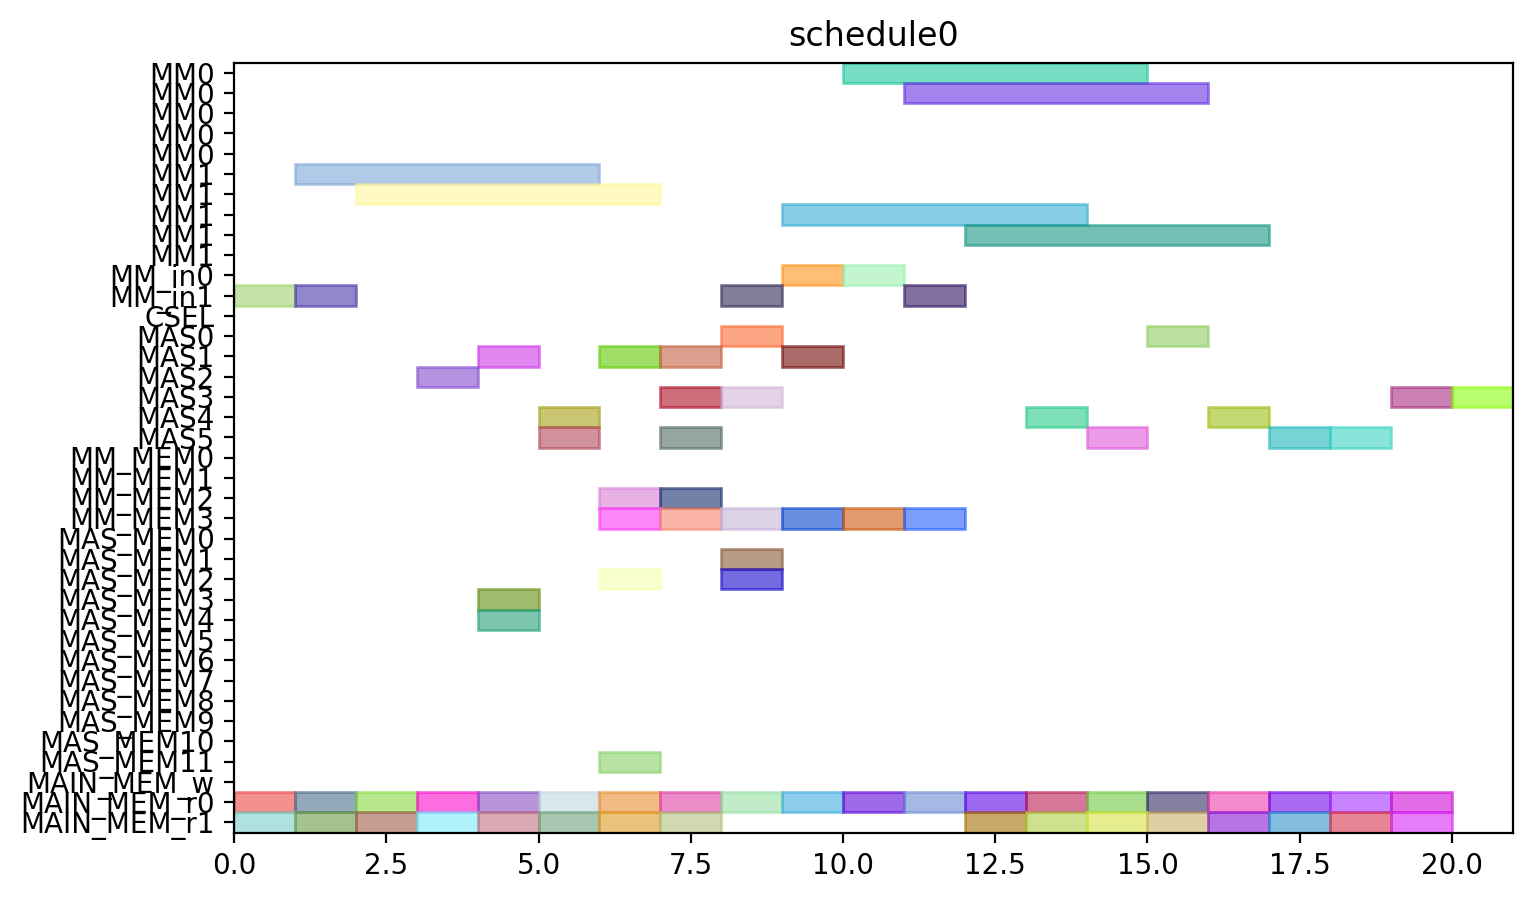

Reproduce this figure in Python.
from pyschedule import Scenario, solvers, plotters, alt


def solve():
	horizon = 120
	S = Scenario("schedule0", horizon=horizon)

	# resource
	MM = S.Resources('MM', num=2, size=5)
	MM_in = S.Resources('MM_in', num=2)
	CSEL = S.Resource('CSEL')
	MAS = S.Resources('MAS', num=6, size=1, periods=range(1, horizon))
	MM_MEM = S.Resources('MM_MEM', num=4)
	MAS_MEM = S.Resources('MAS_MEM', num=12)
	MAIN_MEM_w = S.Resource('MAIN_MEM_w', size=1)
	MAIN_MEM_r = S.Resources('MAIN_MEM_r', num=2)

	# result of previous scheduling

	# new tasks
	c_qinv_denom_inv0 = S.Task('c_qinv_denom_inv0', length=5, delay_cost=1)
	c_qinv_denom_inv0 += alt(MM)
	c_qinv_denom_inv0_in = S.Task('c_qinv_denom_inv0_in', length=1, delay_cost=1)
	c_qinv_denom_inv0_in += alt(MM_in)
	S += c_qinv_denom_inv0_in*MM_in[0]<=c_qinv_denom_inv0*MM[0]
	S += c_qinv_denom_inv0_in*MM_in[1]<=c_qinv_denom_inv0*MM[1]
	c_qinv_denom_inv0_mem0 = S.Task('c_qinv_denom_inv0_mem0', length=1, delay_cost=1)
	c_qinv_denom_inv0_mem0 += MAIN_MEM_r[0]
	S += c_qinv_denom_inv0_mem0 <= c_qinv_denom_inv0

	c_qinv_denom_inv0_mem1 = S.Task('c_qinv_denom_inv0_mem1', length=1, delay_cost=1)
	c_qinv_denom_inv0_mem1 += MAIN_MEM_r[1]
	S += c_qinv_denom_inv0_mem1 <= c_qinv_denom_inv0

	c_qinv_denom_inv1_ = S.Task('c_qinv_denom_inv1_', length=5, delay_cost=1)
	c_qinv_denom_inv1_ += alt(MM)
	c_qinv_denom_inv1__in = S.Task('c_qinv_denom_inv1__in', length=1, delay_cost=1)
	c_qinv_denom_inv1__in += alt(MM_in)
	S += c_qinv_denom_inv1__in*MM_in[0]<=c_qinv_denom_inv1_*MM[0]
	S += c_qinv_denom_inv1__in*MM_in[1]<=c_qinv_denom_inv1_*MM[1]
	c_qinv_denom_inv1__mem0 = S.Task('c_qinv_denom_inv1__mem0', length=1, delay_cost=1)
	c_qinv_denom_inv1__mem0 += MAIN_MEM_r[0]
	S += c_qinv_denom_inv1__mem0 <= c_qinv_denom_inv1_

	c_qinv_denom_inv1__mem1 = S.Task('c_qinv_denom_inv1__mem1', length=1, delay_cost=1)
	c_qinv_denom_inv1__mem1 += MAIN_MEM_r[1]
	S += c_qinv_denom_inv1__mem1 <= c_qinv_denom_inv1_

	c_qinv0_t2 = S.Task('c_qinv0_t2', length=1, delay_cost=1)
	c_qinv0_t2 += alt(MAS)
	c_qinv0_t2_mem0 = S.Task('c_qinv0_t2_mem0', length=1, delay_cost=1)
	c_qinv0_t2_mem0 += MAIN_MEM_r[0]
	S += c_qinv0_t2_mem0 <= c_qinv0_t2

	c_qinv0_t2_mem1 = S.Task('c_qinv0_t2_mem1', length=1, delay_cost=1)
	c_qinv0_t2_mem1 += MAIN_MEM_r[1]
	S += c_qinv0_t2_mem1 <= c_qinv0_t2

	c_qinv1__t2 = S.Task('c_qinv1__t2', length=1, delay_cost=1)
	c_qinv1__t2 += alt(MAS)
	c_qinv1__t2_mem0 = S.Task('c_qinv1__t2_mem0', length=1, delay_cost=1)
	c_qinv1__t2_mem0 += MAIN_MEM_r[0]
	S += c_qinv1__t2_mem0 <= c_qinv1__t2

	c_qinv1__t2_mem1 = S.Task('c_qinv1__t2_mem1', length=1, delay_cost=1)
	c_qinv1__t2_mem1 += MAIN_MEM_r[1]
	S += c_qinv1__t2_mem1 <= c_qinv1__t2

	c0_t0_t2 = S.Task('c0_t0_t2', length=1, delay_cost=1)
	c0_t0_t2 += alt(MAS)
	c0_t0_t2_mem0 = S.Task('c0_t0_t2_mem0', length=1, delay_cost=1)
	c0_t0_t2_mem0 += MAIN_MEM_r[0]
	S += c0_t0_t2_mem0 <= c0_t0_t2

	c0_t0_t2_mem1 = S.Task('c0_t0_t2_mem1', length=1, delay_cost=1)
	c0_t0_t2_mem1 += MAIN_MEM_r[1]
	S += c0_t0_t2_mem1 <= c0_t0_t2

	c0_t1_t2 = S.Task('c0_t1_t2', length=1, delay_cost=1)
	c0_t1_t2 += alt(MAS)
	c0_t1_t2_mem0 = S.Task('c0_t1_t2_mem0', length=1, delay_cost=1)
	c0_t1_t2_mem0 += MAIN_MEM_r[0]
	S += c0_t1_t2_mem0 <= c0_t1_t2

	c0_t1_t2_mem1 = S.Task('c0_t1_t2_mem1', length=1, delay_cost=1)
	c0_t1_t2_mem1 += MAIN_MEM_r[1]
	S += c0_t1_t2_mem1 <= c0_t1_t2

	c0_t20 = S.Task('c0_t20', length=1, delay_cost=1)
	c0_t20 += alt(MAS)
	c0_t20_mem0 = S.Task('c0_t20_mem0', length=1, delay_cost=1)
	c0_t20_mem0 += MAIN_MEM_r[0]
	S += c0_t20_mem0 <= c0_t20

	c0_t20_mem1 = S.Task('c0_t20_mem1', length=1, delay_cost=1)
	c0_t20_mem1 += MAIN_MEM_r[1]
	S += c0_t20_mem1 <= c0_t20

	c0_t21 = S.Task('c0_t21', length=1, delay_cost=1)
	c0_t21 += alt(MAS)
	c0_t21_mem0 = S.Task('c0_t21_mem0', length=1, delay_cost=1)
	c0_t21_mem0 += MAIN_MEM_r[0]
	S += c0_t21_mem0 <= c0_t21

	c0_t21_mem1 = S.Task('c0_t21_mem1', length=1, delay_cost=1)
	c0_t21_mem1 += MAIN_MEM_r[1]
	S += c0_t21_mem1 <= c0_t21

	c1_t0_t2 = S.Task('c1_t0_t2', length=1, delay_cost=1)
	c1_t0_t2 += alt(MAS)
	c1_t0_t2_mem0 = S.Task('c1_t0_t2_mem0', length=1, delay_cost=1)
	c1_t0_t2_mem0 += MAIN_MEM_r[0]
	S += c1_t0_t2_mem0 <= c1_t0_t2

	c1_t0_t2_mem1 = S.Task('c1_t0_t2_mem1', length=1, delay_cost=1)
	c1_t0_t2_mem1 += MAIN_MEM_r[1]
	S += c1_t0_t2_mem1 <= c1_t0_t2

	c1_t1_t2 = S.Task('c1_t1_t2', length=1, delay_cost=1)
	c1_t1_t2 += alt(MAS)
	c1_t1_t2_mem0 = S.Task('c1_t1_t2_mem0', length=1, delay_cost=1)
	c1_t1_t2_mem0 += MAIN_MEM_r[0]
	S += c1_t1_t2_mem0 <= c1_t1_t2

	c1_t1_t2_mem1 = S.Task('c1_t1_t2_mem1', length=1, delay_cost=1)
	c1_t1_t2_mem1 += MAIN_MEM_r[1]
	S += c1_t1_t2_mem1 <= c1_t1_t2

	c1_t20 = S.Task('c1_t20', length=1, delay_cost=1)
	c1_t20 += alt(MAS)
	c1_t20_mem0 = S.Task('c1_t20_mem0', length=1, delay_cost=1)
	c1_t20_mem0 += MAIN_MEM_r[0]
	S += c1_t20_mem0 <= c1_t20

	c1_t20_mem1 = S.Task('c1_t20_mem1', length=1, delay_cost=1)
	c1_t20_mem1 += MAIN_MEM_r[1]
	S += c1_t20_mem1 <= c1_t20

	c1_t21 = S.Task('c1_t21', length=1, delay_cost=1)
	c1_t21 += alt(MAS)
	c1_t21_mem0 = S.Task('c1_t21_mem0', length=1, delay_cost=1)
	c1_t21_mem0 += MAIN_MEM_r[0]
	S += c1_t21_mem0 <= c1_t21

	c1_t21_mem1 = S.Task('c1_t21_mem1', length=1, delay_cost=1)
	c1_t21_mem1 += MAIN_MEM_r[1]
	S += c1_t21_mem1 <= c1_t21

	c2_t0_t2 = S.Task('c2_t0_t2', length=1, delay_cost=1)
	c2_t0_t2 += alt(MAS)
	c2_t0_t2_mem0 = S.Task('c2_t0_t2_mem0', length=1, delay_cost=1)
	c2_t0_t2_mem0 += MAIN_MEM_r[0]
	S += c2_t0_t2_mem0 <= c2_t0_t2

	c2_t0_t2_mem1 = S.Task('c2_t0_t2_mem1', length=1, delay_cost=1)
	c2_t0_t2_mem1 += MAIN_MEM_r[1]
	S += c2_t0_t2_mem1 <= c2_t0_t2

	c2_t1_t2 = S.Task('c2_t1_t2', length=1, delay_cost=1)
	c2_t1_t2 += alt(MAS)
	c2_t1_t2_mem0 = S.Task('c2_t1_t2_mem0', length=1, delay_cost=1)
	c2_t1_t2_mem0 += MAIN_MEM_r[0]
	S += c2_t1_t2_mem0 <= c2_t1_t2

	c2_t1_t2_mem1 = S.Task('c2_t1_t2_mem1', length=1, delay_cost=1)
	c2_t1_t2_mem1 += MAIN_MEM_r[1]
	S += c2_t1_t2_mem1 <= c2_t1_t2

	c2_t20 = S.Task('c2_t20', length=1, delay_cost=1)
	c2_t20 += alt(MAS)
	c2_t20_mem0 = S.Task('c2_t20_mem0', length=1, delay_cost=1)
	c2_t20_mem0 += MAIN_MEM_r[0]
	S += c2_t20_mem0 <= c2_t20

	c2_t20_mem1 = S.Task('c2_t20_mem1', length=1, delay_cost=1)
	c2_t20_mem1 += MAIN_MEM_r[1]
	S += c2_t20_mem1 <= c2_t20

	c2_t21 = S.Task('c2_t21', length=1, delay_cost=1)
	c2_t21 += alt(MAS)
	c2_t21_mem0 = S.Task('c2_t21_mem0', length=1, delay_cost=1)
	c2_t21_mem0 += MAIN_MEM_r[0]
	S += c2_t21_mem0 <= c2_t21

	c2_t21_mem1 = S.Task('c2_t21_mem1', length=1, delay_cost=1)
	c2_t21_mem1 += MAIN_MEM_r[1]
	S += c2_t21_mem1 <= c2_t21

	c_qinv0_t0 = S.Task('c_qinv0_t0', length=5, delay_cost=1)
	c_qinv0_t0 += alt(MM)
	c_qinv0_t0_in = S.Task('c_qinv0_t0_in', length=1, delay_cost=1)
	c_qinv0_t0_in += alt(MM_in)
	S += c_qinv0_t0_in*MM_in[0]<=c_qinv0_t0*MM[0]
	S += c_qinv0_t0_in*MM_in[1]<=c_qinv0_t0*MM[1]
	c_qinv0_t0_mem0 = S.Task('c_qinv0_t0_mem0', length=1, delay_cost=1)
	c_qinv0_t0_mem0 += MAIN_MEM_r[0]
	S += c_qinv0_t0_mem0 <= c_qinv0_t0

	c_qinv0_t0_mem1 = S.Task('c_qinv0_t0_mem1', length=1, delay_cost=1)
	c_qinv0_t0_mem1 += alt(MM_MEM)
	S += (c_qinv_denom_inv0*MM[0])-1 < c_qinv0_t0_mem1*MM_MEM[1]
	S += (c_qinv_denom_inv0*MM[1])-1 < c_qinv0_t0_mem1*MM_MEM[3]
	S += c_qinv0_t0_mem1 <= c_qinv0_t0

	c_qinv0_t1 = S.Task('c_qinv0_t1', length=5, delay_cost=1)
	c_qinv0_t1 += alt(MM)
	c_qinv0_t1_in = S.Task('c_qinv0_t1_in', length=1, delay_cost=1)
	c_qinv0_t1_in += alt(MM_in)
	S += c_qinv0_t1_in*MM_in[0]<=c_qinv0_t1*MM[0]
	S += c_qinv0_t1_in*MM_in[1]<=c_qinv0_t1*MM[1]
	c_qinv0_t1_mem0 = S.Task('c_qinv0_t1_mem0', length=1, delay_cost=1)
	c_qinv0_t1_mem0 += MAIN_MEM_r[0]
	S += c_qinv0_t1_mem0 <= c_qinv0_t1

	c_qinv0_t1_mem1 = S.Task('c_qinv0_t1_mem1', length=1, delay_cost=1)
	c_qinv0_t1_mem1 += alt(MM_MEM)
	S += (c_qinv_denom_inv1_*MM[0])-1 < c_qinv0_t1_mem1*MM_MEM[1]
	S += (c_qinv_denom_inv1_*MM[1])-1 < c_qinv0_t1_mem1*MM_MEM[3]
	S += c_qinv0_t1_mem1 <= c_qinv0_t1

	c_qinv0_t3 = S.Task('c_qinv0_t3', length=1, delay_cost=1)
	c_qinv0_t3 += alt(MAS)
	c_qinv0_t3_mem0 = S.Task('c_qinv0_t3_mem0', length=1, delay_cost=1)
	c_qinv0_t3_mem0 += alt(MM_MEM)
	S += (c_qinv_denom_inv0*MM[0])-1 < c_qinv0_t3_mem0*MM_MEM[0]
	S += (c_qinv_denom_inv0*MM[1])-1 < c_qinv0_t3_mem0*MM_MEM[2]
	S += c_qinv0_t3_mem0 <= c_qinv0_t3

	c_qinv0_t3_mem1 = S.Task('c_qinv0_t3_mem1', length=1, delay_cost=1)
	c_qinv0_t3_mem1 += alt(MM_MEM)
	S += (c_qinv_denom_inv1_*MM[0])-1 < c_qinv0_t3_mem1*MM_MEM[1]
	S += (c_qinv_denom_inv1_*MM[1])-1 < c_qinv0_t3_mem1*MM_MEM[3]
	S += c_qinv0_t3_mem1 <= c_qinv0_t3

	c_qinv1__t0 = S.Task('c_qinv1__t0', length=5, delay_cost=1)
	c_qinv1__t0 += alt(MM)
	c_qinv1__t0_in = S.Task('c_qinv1__t0_in', length=1, delay_cost=1)
	c_qinv1__t0_in += alt(MM_in)
	S += c_qinv1__t0_in*MM_in[0]<=c_qinv1__t0*MM[0]
	S += c_qinv1__t0_in*MM_in[1]<=c_qinv1__t0*MM[1]
	c_qinv1__t0_mem0 = S.Task('c_qinv1__t0_mem0', length=1, delay_cost=1)
	c_qinv1__t0_mem0 += MAIN_MEM_r[0]
	S += c_qinv1__t0_mem0 <= c_qinv1__t0

	c_qinv1__t0_mem1 = S.Task('c_qinv1__t0_mem1', length=1, delay_cost=1)
	c_qinv1__t0_mem1 += alt(MM_MEM)
	S += (c_qinv_denom_inv0*MM[0])-1 < c_qinv1__t0_mem1*MM_MEM[1]
	S += (c_qinv_denom_inv0*MM[1])-1 < c_qinv1__t0_mem1*MM_MEM[3]
	S += c_qinv1__t0_mem1 <= c_qinv1__t0

	c_qinv1__t1 = S.Task('c_qinv1__t1', length=5, delay_cost=1)
	c_qinv1__t1 += alt(MM)
	c_qinv1__t1_in = S.Task('c_qinv1__t1_in', length=1, delay_cost=1)
	c_qinv1__t1_in += alt(MM_in)
	S += c_qinv1__t1_in*MM_in[0]<=c_qinv1__t1*MM[0]
	S += c_qinv1__t1_in*MM_in[1]<=c_qinv1__t1*MM[1]
	c_qinv1__t1_mem0 = S.Task('c_qinv1__t1_mem0', length=1, delay_cost=1)
	c_qinv1__t1_mem0 += MAIN_MEM_r[0]
	S += c_qinv1__t1_mem0 <= c_qinv1__t1

	c_qinv1__t1_mem1 = S.Task('c_qinv1__t1_mem1', length=1, delay_cost=1)
	c_qinv1__t1_mem1 += alt(MM_MEM)
	S += (c_qinv_denom_inv1_*MM[0])-1 < c_qinv1__t1_mem1*MM_MEM[1]
	S += (c_qinv_denom_inv1_*MM[1])-1 < c_qinv1__t1_mem1*MM_MEM[3]
	S += c_qinv1__t1_mem1 <= c_qinv1__t1

	c_qinv1__t3 = S.Task('c_qinv1__t3', length=1, delay_cost=1)
	c_qinv1__t3 += alt(MAS)
	c_qinv1__t3_mem0 = S.Task('c_qinv1__t3_mem0', length=1, delay_cost=1)
	c_qinv1__t3_mem0 += alt(MM_MEM)
	S += (c_qinv_denom_inv0*MM[0])-1 < c_qinv1__t3_mem0*MM_MEM[0]
	S += (c_qinv_denom_inv0*MM[1])-1 < c_qinv1__t3_mem0*MM_MEM[2]
	S += c_qinv1__t3_mem0 <= c_qinv1__t3

	c_qinv1__t3_mem1 = S.Task('c_qinv1__t3_mem1', length=1, delay_cost=1)
	c_qinv1__t3_mem1 += alt(MM_MEM)
	S += (c_qinv_denom_inv1_*MM[0])-1 < c_qinv1__t3_mem1*MM_MEM[1]
	S += (c_qinv_denom_inv1_*MM[1])-1 < c_qinv1__t3_mem1*MM_MEM[3]
	S += c_qinv1__t3_mem1 <= c_qinv1__t3

	c0_t4_t2 = S.Task('c0_t4_t2', length=1, delay_cost=1)
	c0_t4_t2 += alt(MAS)
	c0_t4_t2_mem0 = S.Task('c0_t4_t2_mem0', length=1, delay_cost=1)
	c0_t4_t2_mem0 += alt(MAS_MEM)
	S += (c0_t20*MAS[0])-1 < c0_t4_t2_mem0*MAS_MEM[0]
	S += (c0_t20*MAS[1])-1 < c0_t4_t2_mem0*MAS_MEM[2]
	S += (c0_t20*MAS[2])-1 < c0_t4_t2_mem0*MAS_MEM[4]
	S += (c0_t20*MAS[3])-1 < c0_t4_t2_mem0*MAS_MEM[6]
	S += (c0_t20*MAS[4])-1 < c0_t4_t2_mem0*MAS_MEM[8]
	S += (c0_t20*MAS[5])-1 < c0_t4_t2_mem0*MAS_MEM[10]
	S += c0_t4_t2_mem0 <= c0_t4_t2

	c0_t4_t2_mem1 = S.Task('c0_t4_t2_mem1', length=1, delay_cost=1)
	c0_t4_t2_mem1 += alt(MAS_MEM)
	S += (c0_t21*MAS[0])-1 < c0_t4_t2_mem1*MAS_MEM[1]
	S += (c0_t21*MAS[1])-1 < c0_t4_t2_mem1*MAS_MEM[3]
	S += (c0_t21*MAS[2])-1 < c0_t4_t2_mem1*MAS_MEM[5]
	S += (c0_t21*MAS[3])-1 < c0_t4_t2_mem1*MAS_MEM[7]
	S += (c0_t21*MAS[4])-1 < c0_t4_t2_mem1*MAS_MEM[9]
	S += (c0_t21*MAS[5])-1 < c0_t4_t2_mem1*MAS_MEM[11]
	S += c0_t4_t2_mem1 <= c0_t4_t2

	c1_t4_t2 = S.Task('c1_t4_t2', length=1, delay_cost=1)
	c1_t4_t2 += alt(MAS)
	c1_t4_t2_mem0 = S.Task('c1_t4_t2_mem0', length=1, delay_cost=1)
	c1_t4_t2_mem0 += alt(MAS_MEM)
	S += (c1_t20*MAS[0])-1 < c1_t4_t2_mem0*MAS_MEM[0]
	S += (c1_t20*MAS[1])-1 < c1_t4_t2_mem0*MAS_MEM[2]
	S += (c1_t20*MAS[2])-1 < c1_t4_t2_mem0*MAS_MEM[4]
	S += (c1_t20*MAS[3])-1 < c1_t4_t2_mem0*MAS_MEM[6]
	S += (c1_t20*MAS[4])-1 < c1_t4_t2_mem0*MAS_MEM[8]
	S += (c1_t20*MAS[5])-1 < c1_t4_t2_mem0*MAS_MEM[10]
	S += c1_t4_t2_mem0 <= c1_t4_t2

	c1_t4_t2_mem1 = S.Task('c1_t4_t2_mem1', length=1, delay_cost=1)
	c1_t4_t2_mem1 += alt(MAS_MEM)
	S += (c1_t21*MAS[0])-1 < c1_t4_t2_mem1*MAS_MEM[1]
	S += (c1_t21*MAS[1])-1 < c1_t4_t2_mem1*MAS_MEM[3]
	S += (c1_t21*MAS[2])-1 < c1_t4_t2_mem1*MAS_MEM[5]
	S += (c1_t21*MAS[3])-1 < c1_t4_t2_mem1*MAS_MEM[7]
	S += (c1_t21*MAS[4])-1 < c1_t4_t2_mem1*MAS_MEM[9]
	S += (c1_t21*MAS[5])-1 < c1_t4_t2_mem1*MAS_MEM[11]
	S += c1_t4_t2_mem1 <= c1_t4_t2

	c2_t4_t2 = S.Task('c2_t4_t2', length=1, delay_cost=1)
	c2_t4_t2 += alt(MAS)
	c2_t4_t2_mem0 = S.Task('c2_t4_t2_mem0', length=1, delay_cost=1)
	c2_t4_t2_mem0 += alt(MAS_MEM)
	S += (c2_t20*MAS[0])-1 < c2_t4_t2_mem0*MAS_MEM[0]
	S += (c2_t20*MAS[1])-1 < c2_t4_t2_mem0*MAS_MEM[2]
	S += (c2_t20*MAS[2])-1 < c2_t4_t2_mem0*MAS_MEM[4]
	S += (c2_t20*MAS[3])-1 < c2_t4_t2_mem0*MAS_MEM[6]
	S += (c2_t20*MAS[4])-1 < c2_t4_t2_mem0*MAS_MEM[8]
	S += (c2_t20*MAS[5])-1 < c2_t4_t2_mem0*MAS_MEM[10]
	S += c2_t4_t2_mem0 <= c2_t4_t2

	c2_t4_t2_mem1 = S.Task('c2_t4_t2_mem1', length=1, delay_cost=1)
	c2_t4_t2_mem1 += alt(MAS_MEM)
	S += (c2_t21*MAS[0])-1 < c2_t4_t2_mem1*MAS_MEM[1]
	S += (c2_t21*MAS[1])-1 < c2_t4_t2_mem1*MAS_MEM[3]
	S += (c2_t21*MAS[2])-1 < c2_t4_t2_mem1*MAS_MEM[5]
	S += (c2_t21*MAS[3])-1 < c2_t4_t2_mem1*MAS_MEM[7]
	S += (c2_t21*MAS[4])-1 < c2_t4_t2_mem1*MAS_MEM[9]
	S += (c2_t21*MAS[5])-1 < c2_t4_t2_mem1*MAS_MEM[11]
	S += c2_t4_t2_mem1 <= c2_t4_t2

	solvers.mip.solve(S,msg=1,kind='CPLEX',ratio_gap=1.01)

	solution = [['hoge']*len(S.solution()[1]) for i in range(len(S.solution()))]
	for i in range(len(S.solution())):
		for j in range(len(S.solution()[i])):
			solution[i][j]=str(S.solution()[i][j])
	print(solution)

	cycles = int(solution[-1][3])

	pic_file_name = "/home/mfukuda/ABE/multiRAM_multiMAS_16mux/scheduling_result/stage5MM2_stage1MAS6/FP12_INV_AFTER_FPINV/schedule0.png"
	if(S.solution() != []):
		plotters.matplotlib.plot(S,img_filename=pic_file_name, show_task_labels=False, fig_size=(cycles*0.25+3, 5))

	return solution
